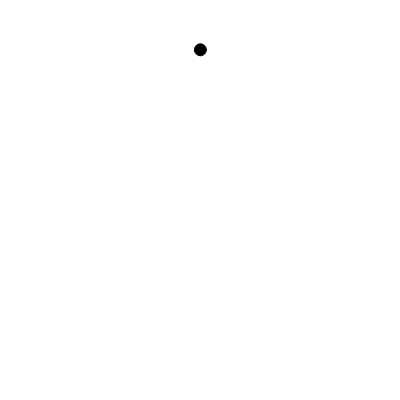
Frame 1 (no input)
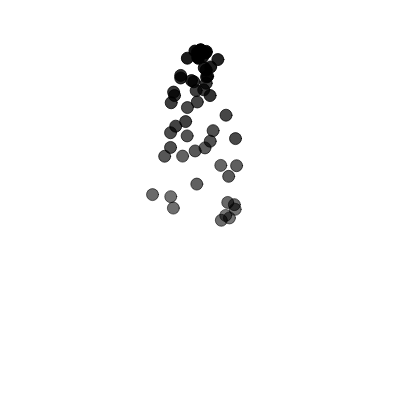
Frame 60 (no input)
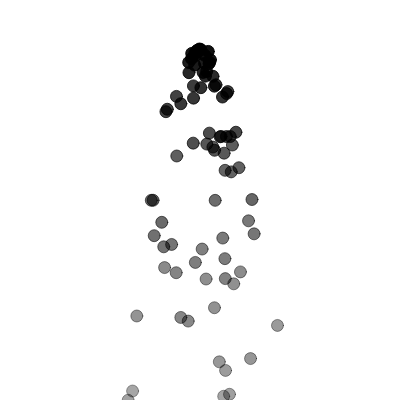
Frame 120 (the mouse pressed at the canvas centre since frame 60)

The p5.js sketch that drew these frames (run headless with seeded random() and noise() and a simulated clock; from frame 60 on, the mouse is pressed at the canvas centre):

// p5.js sketch
// ── sketch.js
// create a single particle system from the point (width/2, 50)
let particles = []; // array of particles

function setup() {
	createCanvas(400, 400);
}

function draw() {

	particles.push(new Particle(width/2, 50)); // add new Particle to particles[]
  background(255);

	for (let p = particles.length - 1; p >= 0; p--) {
		particles[p].move();
		particles[p].draw();
	  if (particles[p].isDead()) { // if particle alpha goes to 0
		  particles.splice(p, 1);
	  }
  }
}


class Particle {
	constructor(x, y) { // hardcoded above as (width/2, 50)
		this.loc = createVector(x, y);
		this.vel = createVector(random(-1, 1), random(-0.5, 0.5));
		this.acc = createVector(0, 0.1);
		this.lifespan = 255; // alpha; will decrement in draw()
	}

	isDead() {
		if (this.lifespan <= 0) {
			return true;
		}
		else {
			return false;
		}
	}

	move() {
		this.vel.add(this.acc);
		this.loc.add(this.vel);
	}

	draw() {
		stroke(0, this.lifespan);
		fill(0, this.lifespan);
		ellipse(this.loc.x, this.loc.y, 12, 12);
		this.lifespan -= 2;
	}
}
